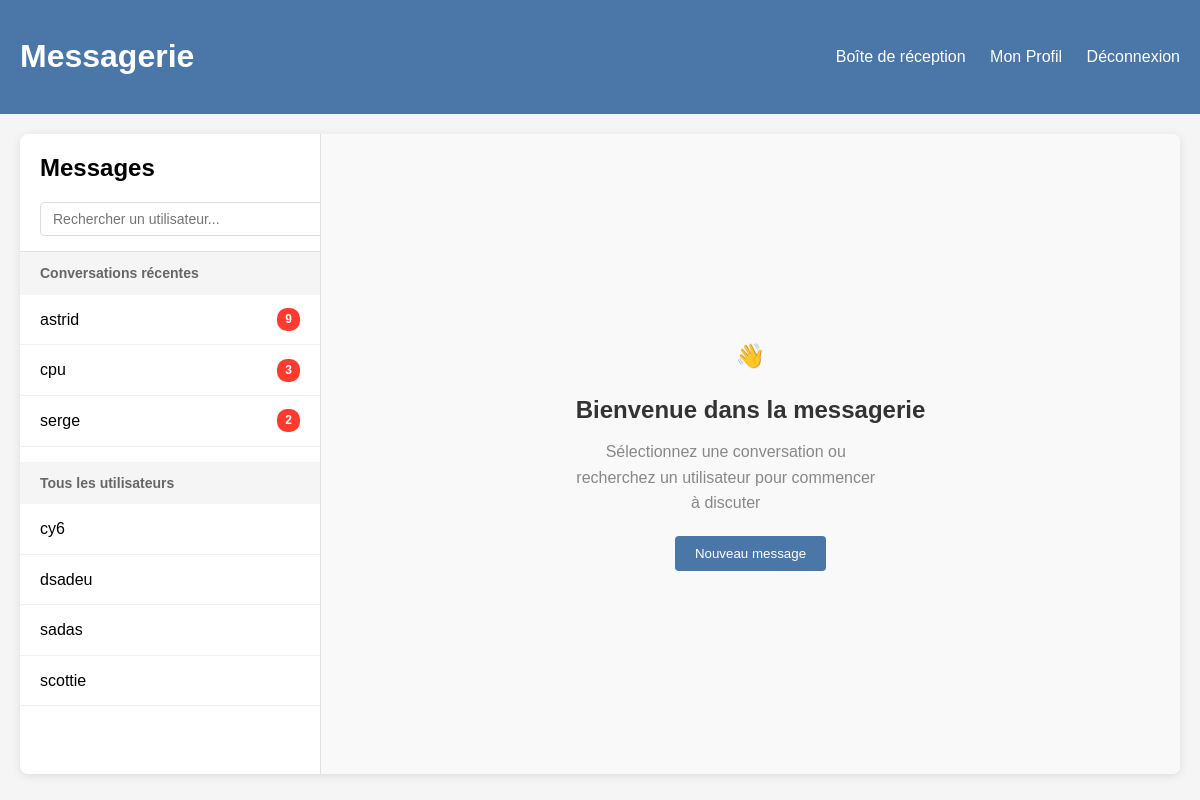
/sms/ (signed in), run on the app's committed database.
### users/models.py (models this page shows, shortened)
class CustomUser(AbstractUser):
    ROLE_CHOICES = (
        ('learner', _('Apprenant')),
        ('trainer', _('Formateur')),
        ('admin', _('Administrateur')),
    )
    role = models.CharField(max_length=20, choices=ROLE_CHOICES, default='learner')
    avatar = models.ImageField(upload_to='avatars/', blank=True, null=True)
    cover = models.ImageField(upload_to='covers/', blank=True, null=True)
    bio = models.TextField(blank=True, null=True)
    last_seen = models.DateTimeField(blank=True, null=True)

### sms/views.py (the view, shortened to what this page needs)
# urls.py: path('', views.inbox, name='inbox'),
@login_required
def inbox(request):
    users = User.objects.exclude(id=request.user.id).order_by('first_name', 'username')
    chatted_users = User.objects.filter(
        Q(sms_sent_messages__receiver=request.user) |
        Q(sms_received_messages__sender=request.user)
    ).distinct()
    Message.objects.filter(receiver=request.user, is_read=False).update(is_read=True)
    query = request.GET.get('q')
    return render(request, 'sms/inbox.html', {
        'users': users,
        'chatted_users': chatted_users,
        'search_query': query or ''
    })

### sms/templates/sms/inbox.html (shortened to what this page needs)
{% extends 'sms/base.html' %}
{% block content %}
<div class="chat-container">
    <div class="sidebar">
        <div style="padding: 15px 20px; border-bottom: 1px solid #e0e0e0;">
            <h2 style="margin: 0 0 15px 0;">Messages</h2>
            <div style="position: relative;">
                <input type="text"
                       id="user-search"
                       placeholder="Rechercher un utilisateur..."
                       value="{{ search_query }}"
                       style="width: 100%; padding: 8px 12px; border: 1px solid #ddd; border-radius: 4px; font-size: 14px;"
                       onkeyup="if(event.key === 'Enter') this.form.submit()">
            </div>
        </div>
        <div style="overflow-y: auto; height: calc(100vh - 180px);">
            <h3 style="padding: 10px 20px; margin: 0; font-size: 14px; color: #666; background: #f5f5f5;">
                Conversations récentes
            </h3>
            <ul class="user-list">
                {% for user in chatted_users %}
                    {% with unread_count=user.sms_received_messages.all|length %}
                    <li class="user-item"
                        data-chat-url="{% url 'sms:chat' user.id %}"
                        onclick="window.location.href=this.getAttribute('data-chat-url')">
                        <div style="display: flex; align-items: center; justify-content: space-between; width: 100%;">
                            <span>{{ user.get_full_name|default:user.username }}</span>
                            {% if unread_count > 0 %}
                                <span class="unread-count">{{ unread_count }}</span>
                            {% endif %}
                        </div>
                    </li>
                    {% endwith %}
                {% empty %}
                    <li style="padding: 15px 20px; color: #666; font-size: 14px;">Aucune conversation récente</li>
                {% endfor %}
            </ul>
            <h3 style="padding: 10px 20px; margin: 15px 0 0 0; font-size: 14px; color: #666; background: #f5f5f5;">
                Tous les utilisateurs
            </h3>
            <ul class="user-list">
                {% for user in users %}
                    {% if user not in chatted_users %}
                    <li class="user-item"
                        data-chat-url="{% url 'sms:chat' user.id %}"
                        onclick="window.location.href=this.getAttribute('data-chat-url')">
                        {{ user.get_full_name|default:user.username }}
                    </li>
                    {% endif %}
                {% empty %}
                    <li style="padding: 15px 20px; color: #666; font-size: 14px;">Aucun utilisateur trouvé</li>
                {% endfor %}
            </ul>
        </div>
    </div>
    <div class="chat-area" style="display: flex; justify-content: center; align-items: center; background: #f9f9f9;">
        <div style="text-align: center; color: #888; padding: 30px;">
            <div style="font-size: 24px; margin-bottom: 15px;">👋</div>
            <h2 style="margin: 0 0 10px 0; color: #333;">Bienvenue dans la messagerie</h2>
            <p style="margin: 0 0 20px 0; max-width: 300px;">Sélectionnez une conversation ou recherchez un utilisateur pour commencer à discuter</p>
            <button onclick="document.getElementById('user-search').focus()"
                    style="background: #4a76a8; color: white; border: none; padding: 10px 20px; border-radius: 4px; cursor: pointer;">
                Nouveau message
            </button>
        </div>
    </div>
</div>
{% endblock %}

### sms/templates/sms/inbox.html (style rules this page uses)
body { font-family: Arial, sans-serif; line-height: 1.6; margin: 0; padding: 0; background-color: #f5f5f5; }
.chat-container { display: flex; background: white; border-radius: 8px; box-shadow: 0 2px 10px rgba(0,0,0,0.1); overflow: hidden; height: 80vh; }
.sidebar { width: 300px; border-right: 1px solid #e0e0e0; overflow-y: auto; }
.chat-area { flex: 1; display: flex; flex-direction: column; }
.user-list { list-style: none; padding: 0; margin: 0; }
.user-item { padding: 15px 20px; border-bottom: 1px solid #e0e0e0; cursor: pointer; transition: background-color 0.2s; }
.unread-count { background-color: #ff3b30; color: white; border-radius: 50%; padding: 2px 6px; font-size: 0.7em; margin-left: 5px; }
.user-item { padding: 12px 20px; border-bottom: 1px solid #f0f0f0; cursor: pointer; transition: background-color 0.2s; display: flex; justify-content: space-between; align-items: center; }
.unread-count { background-color: #ff3b30; color: white; border-radius: 10px; padding: 2px 8px; font-size: 12px; font-weight: bold; }

### data on the page
CustomUser: get_full_name "astrid", sms_received_messages "9"
CustomUser: get_full_name "cpu", sms_received_messages "3"
CustomUser: get_full_name "serge", sms_received_messages "2"
CustomUser: get_full_name "cy6"
CustomUser: get_full_name "dsadeu"
CustomUser: get_full_name "sadas"
CustomUser: get_full_name "scottie"
